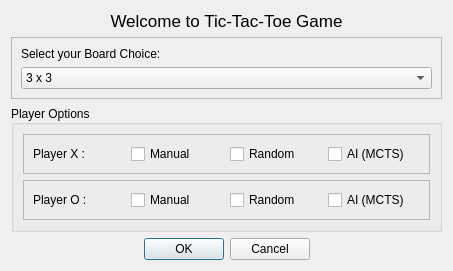
<?xml version="1.0" encoding="UTF-8"?>
<ui version="4.0">
 <class>NewGameDialog</class>
 <widget class="QDialog" name="NewGameDialog">
  <property name="geometry">
   <rect>
    <x>0</x>
    <y>0</y>
    <width>453</width>
    <height>268</height>
   </rect>
  </property>
  <property name="sizePolicy">
   <sizepolicy hsizetype="MinimumExpanding" vsizetype="MinimumExpanding">
    <horstretch>0</horstretch>
    <verstretch>0</verstretch>
   </sizepolicy>
  </property>
  <property name="windowTitle">
   <string>New Game Options</string>
  </property>
  <layout class="QVBoxLayout" name="verticalLayout">
   <item>
    <widget class="QLabel" name="WelcomeLabel">
     <property name="sizePolicy">
      <sizepolicy hsizetype="MinimumExpanding" vsizetype="Minimum">
       <horstretch>0</horstretch>
       <verstretch>0</verstretch>
      </sizepolicy>
     </property>
     <property name="font">
      <font>
       <pointsize>13</pointsize>
      </font>
     </property>
     <property name="text">
      <string>Welcome to Tic-Tac-Toe Game</string>
     </property>
     <property name="scaledContents">
      <bool>false</bool>
     </property>
     <property name="alignment">
      <set>Qt::AlignCenter</set>
     </property>
    </widget>
   </item>
   <item>
    <widget class="QFrame" name="ChoiceFrame">
     <property name="sizePolicy">
      <sizepolicy hsizetype="MinimumExpanding" vsizetype="MinimumExpanding">
       <horstretch>0</horstretch>
       <verstretch>0</verstretch>
      </sizepolicy>
     </property>
     <property name="frameShape">
      <enum>QFrame::StyledPanel</enum>
     </property>
     <property name="frameShadow">
      <enum>QFrame::Raised</enum>
     </property>
     <layout class="QVBoxLayout" name="verticalLayout_2">
      <item>
       <widget class="QLabel" name="ChoiceText">
        <property name="sizePolicy">
         <sizepolicy hsizetype="Preferred" vsizetype="Minimum">
          <horstretch>0</horstretch>
          <verstretch>0</verstretch>
         </sizepolicy>
        </property>
        <property name="text">
         <string>Select your Board Choice:</string>
        </property>
       </widget>
      </item>
      <item>
       <widget class="QComboBox" name="ChoiceMenu">
        <property name="sizePolicy">
         <sizepolicy hsizetype="MinimumExpanding" vsizetype="Fixed">
          <horstretch>0</horstretch>
          <verstretch>0</verstretch>
         </sizepolicy>
        </property>
        <item>
         <property name="text">
          <string>3 x 3</string>
         </property>
        </item>
        <item>
         <property name="text">
          <string>4 x 4</string>
         </property>
        </item>
        <item>
         <property name="text">
          <string>5 x 5</string>
         </property>
        </item>
        <item>
         <property name="text">
          <string>6 x 6</string>
         </property>
        </item>
        <item>
         <property name="text">
          <string>7 x 7</string>
         </property>
        </item>
        <item>
         <property name="text">
          <string>8 x 8</string>
         </property>
        </item>
       </widget>
      </item>
     </layout>
    </widget>
   </item>
   <item>
    <widget class="QGroupBox" name="PlayerOptions">
     <property name="sizePolicy">
      <sizepolicy hsizetype="MinimumExpanding" vsizetype="MinimumExpanding">
       <horstretch>0</horstretch>
       <verstretch>0</verstretch>
      </sizepolicy>
     </property>
     <property name="title">
      <string>Player Options</string>
     </property>
     <property name="alignment">
      <set>Qt::AlignLeading|Qt::AlignLeft|Qt::AlignVCenter</set>
     </property>
     <property name="flat">
      <bool>false</bool>
     </property>
     <layout class="QVBoxLayout" name="verticalLayout_3">
      <item>
       <widget class="QFrame" name="PlayerXFrame">
        <property name="sizePolicy">
         <sizepolicy hsizetype="MinimumExpanding" vsizetype="MinimumExpanding">
          <horstretch>0</horstretch>
          <verstretch>0</verstretch>
         </sizepolicy>
        </property>
        <property name="frameShape">
         <enum>QFrame::StyledPanel</enum>
        </property>
        <property name="frameShadow">
         <enum>QFrame::Raised</enum>
        </property>
        <layout class="QHBoxLayout" name="horizontalLayout_2">
         <item>
          <widget class="QLabel" name="PlayerXLabel">
           <property name="sizePolicy">
            <sizepolicy hsizetype="Minimum" vsizetype="Minimum">
             <horstretch>0</horstretch>
             <verstretch>0</verstretch>
            </sizepolicy>
           </property>
           <property name="text">
            <string>Player X :</string>
           </property>
          </widget>
         </item>
         <item>
          <widget class="QCheckBox" name="PlayerXManualBox">
           <property name="text">
            <string>Manual</string>
           </property>
           <attribute name="buttonGroup">
            <string notr="true">PlayerXGroup</string>
           </attribute>
          </widget>
         </item>
         <item>
          <widget class="QCheckBox" name="PlayerXRandomBox">
           <property name="text">
            <string>Random</string>
           </property>
           <attribute name="buttonGroup">
            <string notr="true">PlayerXGroup</string>
           </attribute>
          </widget>
         </item>
         <item>
          <widget class="QCheckBox" name="PlayerXAIBox">
           <property name="text">
            <string>AI (MCTS)</string>
           </property>
           <attribute name="buttonGroup">
            <string notr="true">PlayerXGroup</string>
           </attribute>
          </widget>
         </item>
        </layout>
       </widget>
      </item>
      <item>
       <widget class="QFrame" name="PlayerOFrame">
        <property name="sizePolicy">
         <sizepolicy hsizetype="MinimumExpanding" vsizetype="MinimumExpanding">
          <horstretch>0</horstretch>
          <verstretch>0</verstretch>
         </sizepolicy>
        </property>
        <property name="frameShape">
         <enum>QFrame::StyledPanel</enum>
        </property>
        <property name="frameShadow">
         <enum>QFrame::Raised</enum>
        </property>
        <layout class="QHBoxLayout" name="horizontalLayout">
         <item>
          <widget class="QLabel" name="PlayerOLabel">
           <property name="sizePolicy">
            <sizepolicy hsizetype="Minimum" vsizetype="Minimum">
             <horstretch>0</horstretch>
             <verstretch>0</verstretch>
            </sizepolicy>
           </property>
           <property name="text">
            <string>Player O :</string>
           </property>
          </widget>
         </item>
         <item>
          <widget class="QCheckBox" name="PlayerOManualBox">
           <property name="text">
            <string>Manual</string>
           </property>
           <attribute name="buttonGroup">
            <string notr="true">PlayerOGroup</string>
           </attribute>
          </widget>
         </item>
         <item>
          <widget class="QCheckBox" name="PlayerORandomBox">
           <property name="text">
            <string>Random</string>
           </property>
           <attribute name="buttonGroup">
            <string notr="true">PlayerOGroup</string>
           </attribute>
          </widget>
         </item>
         <item>
          <widget class="QCheckBox" name="PlayerOAIBox">
           <property name="text">
            <string>AI (MCTS)</string>
           </property>
           <attribute name="buttonGroup">
            <string notr="true">PlayerOGroup</string>
           </attribute>
          </widget>
         </item>
        </layout>
       </widget>
      </item>
     </layout>
    </widget>
   </item>
   <item>
    <widget class="QDialogButtonBox" name="DialogButtons">
     <property name="standardButtons">
      <set>QDialogButtonBox::Cancel|QDialogButtonBox::Ok</set>
     </property>
     <property name="centerButtons">
      <bool>true</bool>
     </property>
    </widget>
   </item>
  </layout>
 </widget>
 <resources/>
 <connections/>
 <buttongroups>
  <buttongroup name="PlayerOptionsGroup"/>
  <buttongroup name="PlayerXGroup"/>
  <buttongroup name="PlayerOGroup"/>
 </buttongroups>
</ui>
